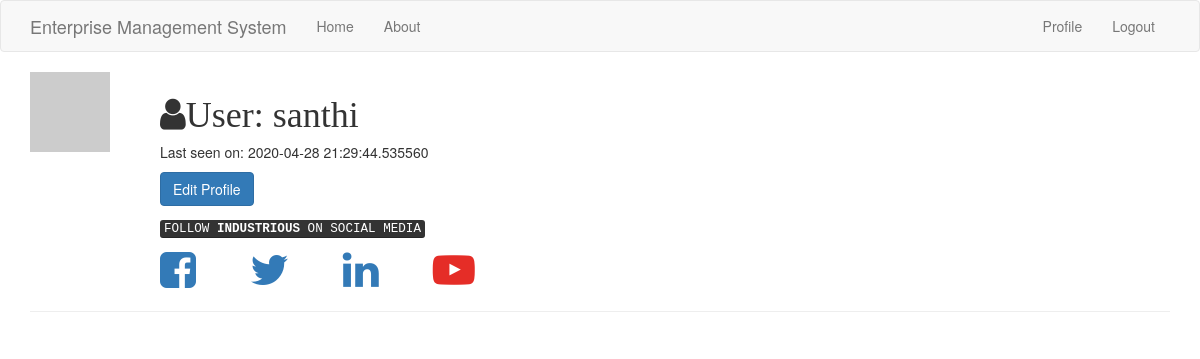
/user/santhi (signed in), run on an earlier commit of the app's database.
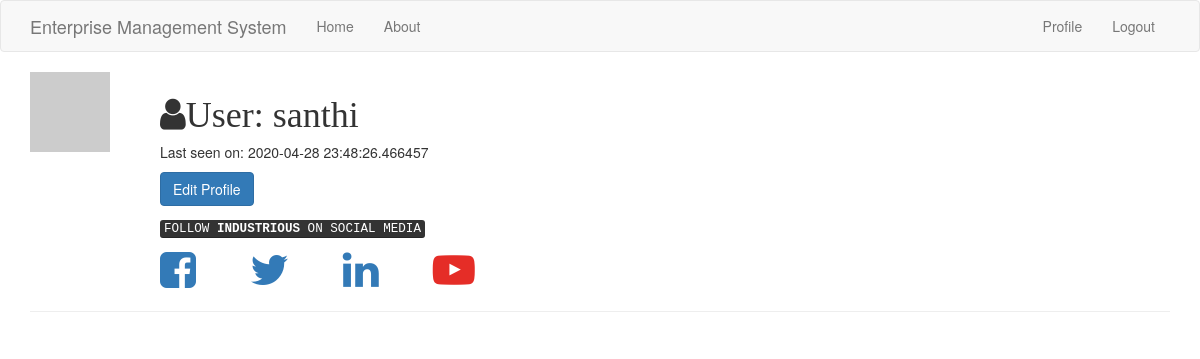
And on a later commit of the database.
### app/models.py (models this page shows, shortened)
class User(UserMixin,db.Model):
    id = db.Column(db.Integer,primary_key=True)
    username = db.Column(db.String(64), index=True,unique=True)
    email = db.Column(db.String(120),index=True,unique=True)
    password_hash = db.Column(db.String(128))
    job = db.Column(db.String(64))
    posts = db.relationship('Post',backref='author',lazy='dynamic')
    comment = db.relationship('Comment',backref='comment_by',lazy='dynamic')
    about_me = db.Column(db.String(140))
    last_seen = db.Column(db.DateTime, default=datetime.utcnow)
    def avatar(self, size):
        digest = md5(self.email.lower().encode('utf-8')).hexdigest()
        return 'https://www.gravatar.com/avatar/{}?d=identicon&s={}'.format(digest,size)

### app/routes.py (the view)
@app.route('/user/<username>')
@login_required
def user(username):
    user = User.query.filter_by(username=username).first_or_404()
    posts = [{'author': user, 'body': 'Test post #1'},{'author': user,'body': 'Test post #2'}]
    return render_template('user.html',user=user,posts=posts)

### app/models.py (called while the page is built)
@login.user_loader
def load_user(id):
    return User.query.get(int(id))

### app/routes.py (called while the page is built)
@app.before_request
def before_request():
    if current_user.is_authenticated:
        current_user.last_seen = datetime.utcnow()
        db.session.commit()

### app/templates/user.html (shortened to what this page needs)
{% extends "base.html" %}
{% block app_content %}
<link rel="stylesheet" href="https://cdnjs.cloudflare.com/ajax/libs/font-awesome/4.7.0/css/font-awesome.min.css">
    <table>
        <tr valign="top">
            <td><img src="{{ user.avatar(128) }}"></td>
            <td>
                    <h1 style="margin-left:50px;"><i class="fa fa-user" aria-hidden="true">User: {{ user.username }} </i></h1>
                    {% if user.last_seen %}<p style="margin-left: 50px;">Last seen on: {{ user.last_seen }}</p>{% endif %}
                <p style="margin-left:50px;"><a class="btn btn-primary" href="{{ url_for('edit_profile') }}">Edit Profile</a></p>
                <p style="margin-left:50px;"> <kbd>FOLLOW <b>INDUSTRIOUS</b> ON SOCIAL MEDIA</kbd> </p>
                <a href="#" style="margin-left:50px;"><i class="fa fa-facebook-square fa-3x"></i></a>
                <a href="#" style="margin-left:50px;"><i class="fa fa-twitter fa-3x "></i></a>
                <a href="#" style="margin-left:50px;"><i class="fa fa-linkedin fa-3x"></i></a>
                <a href="#" style="margin-left:50px; color:#e52d27;"><i class="fa fa-youtube-play fa-3x"></i></a>
            </td>
        </tr>
    </table>
    <hr>
 {% endblock %}

### app/templates/base.html (shortened to what this page needs)
{% extends 'bootstrap/base.html' %}
{% block navbar %}
    <nav class="navbar navbar-default">
        <div class="container">
            <div class="navbar-header">
                <a class="navbar-brand">Enterprise Management System</a>
            </div>
            <div class="collapse navbar-collapse" id="bs-example-navbar-collapse-1">
                <ul class="nav navbar-nav">
                    <li><a href="{{ url_for('home') }}">Home</a></li>
                    <li><a href="{{ url_for('about') }}">About</a></li>
                </ul>
                <ul class="nav navbar-nav navbar-right">
                    {% if current_user.is_anonymous %}
                    <li><a href="{{ url_for('login') }}">Login</a></li>
                    {% else %}
                    <li><a href="{{ url_for('user', username=current_user.username) }}">Profile</a></li>
                    <li><a href="{{ url_for('logout') }}">Logout</a></li>
                    {% endif %}
                </ul>
            </div>
        </div>
    </nav>
{% endblock %}
{% block content %}
    <div class="container">
        {% block app_content %}{% endblock %}
    </div>
{% endblock %}

What changed in the data, as far as the page shows it:
changed User "santhi": last_seen "2020-04-28 21:29:44.535560" → "2020-04-28 23:48:26.466457"
